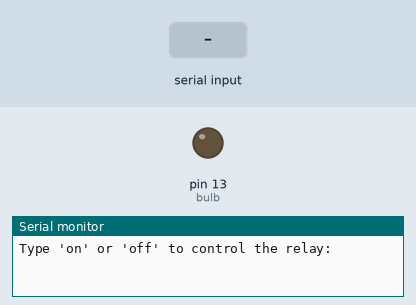
Bench run of a sketch on a simulated Arduino Uno, built with avr-gcc and run on an emulated ATmega328P. Parts: output pins drawn as LEDs (lit = HIGH), the last lines printed to the serial monitor. Inputs (shaded band) come from the test bench.

Above: at 1.2 s.
1.3 s: "on" received over Serial
At 2.6 s:
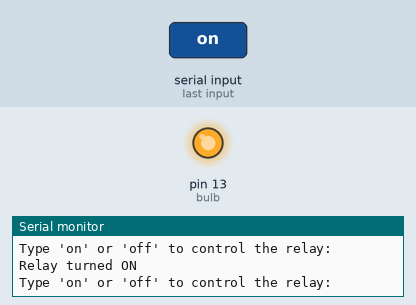
3.8 s: "off" received over Serial
At 5.7 s:
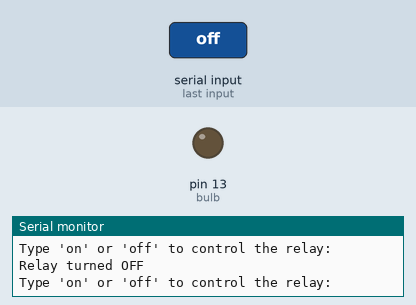
Timing chart, 0 to 7.2 s (numbered marks = the images above; inputs shaded):
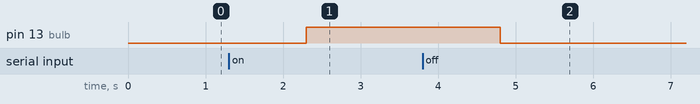

The sketch:

light-bulb.ino
```cpp
int bulb = 13; // Define the pin connected to the bulb

// Function to turn the bulb on or off
void turn(bool state)
{
    digitalWrite(bulb, state ? HIGH : LOW); // Use HIGH/LOW instead of 1/0 for clarity
}

void setup()
{
    Serial.begin(9600);    // Start serial communication at 9600 baud rate
    pinMode(bulb, OUTPUT); // Set the bulb pin as an output
}

void loop()
{
    Serial.println("Type 'on' or 'off' to control the relay:");

    // Wait for user input
    while (Serial.available() == 0)
    {
    }

    String value = Serial.readString(); // Read the input string
    value.trim();                       // Remove any leading or trailing whitespace

    if (value.equalsIgnoreCase("on"))
    {
        turn(true); // Turn the bulb on
        Serial.println("Relay turned ON");
    }
    else if (value.equalsIgnoreCase("off"))
    {
        turn(false); // Turn the bulb off
        Serial.println("Relay turned OFF");
    }
    else
    {
        Serial.println("Invalid input. Please type 'on' or 'off'."); // Error message for wrong input
    }

    delay(50); // Short delay to improve performance
}
```

Measured:
- after the input at 1.3 s, pin 13 (bulb): LOW → HIGH after 1.0 s
- after the input at 3.8 s, pin 13 (bulb): HIGH → LOW after 1.0 s
